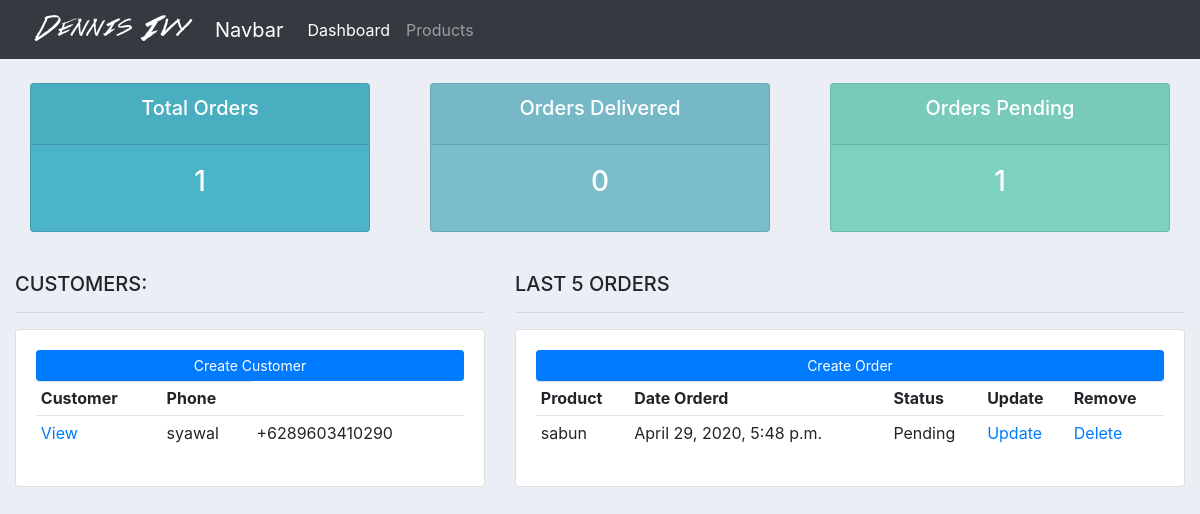
/, run on an earlier commit of the app's database.
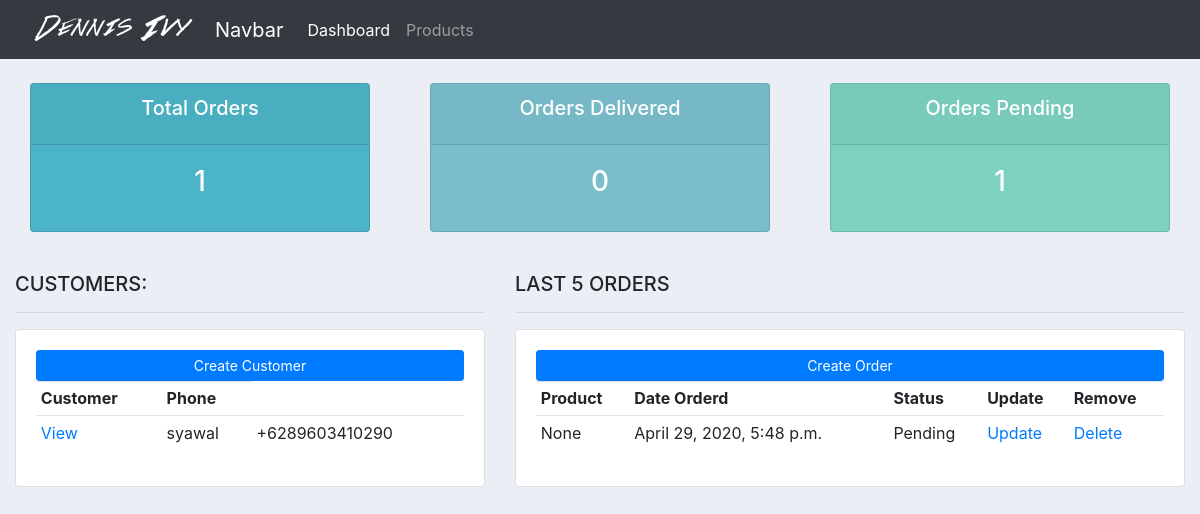
And on a later commit of the database.
### accounts/models.py (models this page shows, shortened)
class Order(models.Model):
    STATUS = (
            ('Pending', 'Pending'),
            ('Out for delivery', 'Out for delivery'),
            ('Delivered', 'Delivered'),
            )
    customer = models.ForeignKey(Customer, null=True, on_delete=models.SET_NULL)
    product = models.ForeignKey(Product, null=True, on_delete=models.SET_NULL)
    date_created = models.DateTimeField(auto_now_add=True, null=True)
    status = models.CharField(max_length=200, null=True, choices=STATUS)

class Product(models.Model):
    CATEGORY = (
        ('Indoor', 'Indoor'),
        ('Out Door', 'Out Door'),
    )
    name = models.CharField(max_length=200, null=True)
    price = models.FloatField(null=True)
    category = models.CharField(max_length=200, null=True, choices=CATEGORY)
    description = models.CharField(max_length=200, null=True)
    date_created = models.DateTimeField(auto_now_add=True, null=True)
    tags = models.ManyToManyField(Tag)
    def __str__(self):
        return self.name

### accounts/views.py (the view)
# urls.py: path('', views.dashboard, name="dashboard"),
def dashboard(request):
    customers = Customer.objects.all()
    total_customer = customers.count()
    orders = Order.objects.all()
    total_orders = orders.count()
    delivered = Order.objects.filter(status='Delivered').count()
    pending = Order.objects.filter(status='Pending').count()
    context = {
        'customers': customers,
        'orders': orders,
        'total_orders': total_orders,
        'total_customer': total_customer,
        'delivered': delivered,
        'pending': pending
    }
    return render(request, 'accounts/dashboard.html', context)

### accounts/templates/accounts/dashboard.html
{%  extends 'accounts/main.html' %}
{% block content %}
{%  include 'accounts/status.html' %}
<br>
<div class="row">
	<div class="col-md-5">
		<h5>CUSTOMERS:</h5>
		<hr>
		<div class="card card-body">
			<a class="btn btn-primary  btn-sm btn-block" href="">Create Customer</a>
			<table class="table table-sm">
				<tr>
					<th>Customer</th>
					<th>Phone</th>
				</tr>
				{% for customer in customers %}
					<tr>
                        <td><a href="{% url 'customer' customer.id %}">View</a></td>
						<td>{{customer.name}}</td>
						<td>{{customer.phone}}</td>
					</tr>
				{% endfor %}
			</table>
		</div>
	</div>
	<div class="col-md-7">
		<h5>LAST 5 ORDERS</h5>
		<hr>
		<div class="card card-body">
			<a class="btn btn-primary  btn-sm btn-block" href="{% url 'create_order' %}">Create Order</a>
			<table class="table table-sm">
				<tr>
					<th>Product</th>
					<th>Date Orderd</th>
					<th>Status</th>
					<th>Update</th>
					<th>Remove</th>
				</tr>
				{% for order in orders %}
					<tr>
						<td>{{order.product}}</td>
						<td>{{order.date_created}}</td>
						<td>{{order.status}}</td>
						<td><a href="{% url 'update_order' order.id %}">Update</a></td>
						<td><a href="{% url 'delete_order' order.id %}">Delete</a></td>
					</tr>
				{% endfor %}
			</table>
		</div>
	</div>
</div>
{% endblock %}

What changed in the data, as far as the page shows it:
changed Order "Pending": product "sabun" → "None"
